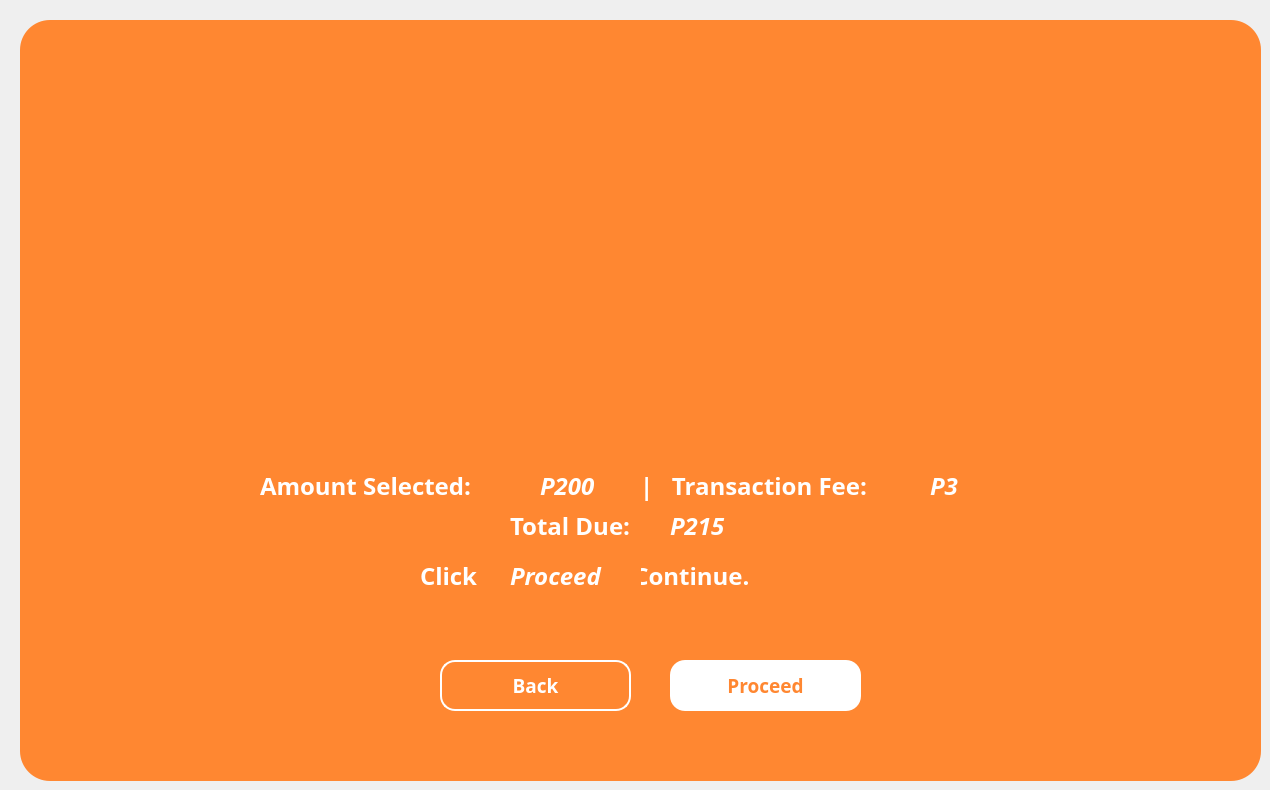
  <widget class="QWidget" name="confirmationFrame_01">
   <widget class="QFrame" name="confirmationFrame_3">
    <property name="enabled">
     <bool>true</bool>
    </property>
    <property name="geometry">
     <rect>
      <x>20</x>
      <y>20</y>
      <width>1241</width>
      <height>761</height>
     </rect>
    </property>
    <property name="font">
     <font>
      <pointsize>9</pointsize>
     </font>
    </property>
    <property name="styleSheet">
     <string notr="true">QFrame {
    background-color: #ff8731;
	border-radius: 30px;
}
</string>
    </property>
    <property name="frameShape">
     <enum>QFrame::NoFrame</enum>
    </property>
    <widget class="QLabel" name="main_logo_56">
     <property name="geometry">
      <rect>
       <x>470</x>
       <y>90</y>
       <width>300</width>
       <height>300</height>
      </rect>
     </property>
     <property name="text">
      <string/>
     </property>
     <property name="pixmap">
      <pixmap>images/question_white.png</pixmap>
     </property>
     <property name="scaledContents">
      <bool>true</bool>
     </property>
    </widget>
    <widget class="QLabel" name="label_145">
     <property name="geometry">
      <rect>
       <x>240</x>
       <y>450</y>
       <width>271</width>
       <height>31</height>
      </rect>
     </property>
     <property name="font">
      <font>
       <family>Montserrat</family>
       <pointsize>18</pointsize>
       <weight>75</weight>
       <bold>true</bold>
      </font>
     </property>
     <property name="styleSheet">
      <string notr="true">QLabel {
    color: white;
}
</string>
     </property>
     <property name="text">
      <string>Amount Selected: </string>
     </property>
    </widget>
    <widget class="QToolButton" name="cb_confirm_proceed">
     <property name="geometry">
      <rect>
       <x>650</x>
       <y>640</y>
       <width>191</width>
       <height>51</height>
      </rect>
     </property>
     <property name="font">
      <font>
       <family>Montserrat</family>
       <pointsize>14</pointsize>
       <weight>75</weight>
       <bold>true</bold>
      </font>
     </property>
     <property name="cursor">
      <cursorShape>PointingHandCursor</cursorShape>
     </property>
     <property name="styleSheet">
      <string notr="true">QToolButton {
    background-color: white;
    color: #ff8731;
    border: none;
    border-radius: 15px;
    text-align: center;
}

QToolButton:hover {
    background-color: #FFC499;  /* light gray */
	border: 2px solid #FFC499;
}

QToolButton:pressed {
    background-color: #F56600;
	color: white;
    padding-top: 10px;  /* simulate press-in */
    padding-bottom: 15px;
 
}

</string>
     </property>
     <property name="text">
      <string>Proceed</string>
     </property>
     <property name="iconSize">
      <size>
       <width>200</width>
       <height>200</height>
      </size>
     </property>
     <property name="checkable">
      <bool>false</bool>
     </property>
     <property name="popupMode">
      <enum>QToolButton::DelayedPopup</enum>
     </property>
     <property name="toolButtonStyle">
      <enum>Qt::ToolButtonIconOnly</enum>
     </property>
    </widget>
    <widget class="QLabel" name="cb_confirm_amount">
     <property name="geometry">
      <rect>
       <x>520</x>
       <y>450</y>
       <width>101</width>
       <height>31</height>
      </rect>
     </property>
     <property name="font">
      <font>
       <family>Montserrat</family>
       <pointsize>18</pointsize>
       <weight>75</weight>
       <italic>true</italic>
       <bold>true</bold>
      </font>
     </property>
     <property name="styleSheet">
      <string notr="true">QLabel {
    color: white;
}
</string>
     </property>
     <property name="text">
      <string>P200</string>
     </property>
    </widget>
    <widget class="QLabel" name="label_146">
     <property name="geometry">
      <rect>
       <x>620</x>
       <y>450</y>
       <width>281</width>
       <height>31</height>
      </rect>
     </property>
     <property name="font">
      <font>
       <family>Montserrat</family>
       <pointsize>18</pointsize>
       <weight>75</weight>
       <bold>true</bold>
      </font>
     </property>
     <property name="styleSheet">
      <string notr="true">QLabel {
    color: white;
}
</string>
     </property>
     <property name="text">
      <string>|   Transaction Fee:</string>
     </property>
    </widget>
    <widget class="QLabel" name="cb_confirm_trans">
     <property name="geometry">
      <rect>
       <x>910</x>
       <y>450</y>
       <width>101</width>
       <height>31</height>
      </rect>
     </property>
     <property name="font">
      <font>
       <family>Montserrat</family>
       <pointsize>18</pointsize>
       <weight>75</weight>
       <italic>true</italic>
       <bold>true</bold>
      </font>
     </property>
     <property name="styleSheet">
      <string notr="true">QLabel {
    color: white;
}
</string>
     </property>
     <property name="text">
      <string>P3</string>
     </property>
    </widget>
    <widget class="QLabel" name="label_147">
     <property name="geometry">
      <rect>
       <x>490</x>
       <y>490</y>
       <width>151</width>
       <height>31</height>
      </rect>
     </property>
     <property name="font">
      <font>
       <family>Montserrat</family>
       <pointsize>18</pointsize>
       <weight>75</weight>
       <bold>true</bold>
      </font>
     </property>
     <property name="styleSheet">
      <string notr="true">QLabel {
    color: white;
}
</string>
     </property>
     <property name="text">
      <string>Total Due:</string>
     </property>
    </widget>
    <widget class="QLabel" name="cb_confirm_due">
     <property name="geometry">
      <rect>
       <x>650</x>
       <y>490</y>
       <width>101</width>
       <height>31</height>
      </rect>
     </property>
     <property name="font">
      <font>
       <family>Montserrat</family>
       <pointsize>18</pointsize>
       <weight>75</weight>
       <italic>true</italic>
       <bold>true</bold>
      </font>
     </property>
     <property name="styleSheet">
      <string notr="true">QLabel {
    color: white;
}
</string>
     </property>
     <property name="text">
      <string>P215</string>
     </property>
    </widget>
    <widget class="QLabel" name="label_148">
     <property name="geometry">
      <rect>
       <x>400</x>
       <y>540</y>
       <width>411</width>
       <height>31</height>
      </rect>
     </property>
     <property name="font">
      <font>
       <family>Montserrat</family>
       <pointsize>18</pointsize>
       <weight>75</weight>
       <bold>true</bold>
      </font>
     </property>
     <property name="styleSheet">
      <string notr="true">QLabel {
    color: white;
}
</string>
     </property>
     <property name="text">
      <string>Click                    to Continue.</string>
     </property>
    </widget>
    <widget class="QLabel" name="label_149">
     <property name="geometry">
      <rect>
       <x>490</x>
       <y>540</y>
       <width>131</width>
       <height>31</height>
      </rect>
     </property>
     <property name="font">
      <font>
       <family>Montserrat</family>
       <pointsize>18</pointsize>
       <weight>75</weight>
       <italic>true</italic>
       <bold>true</bold>
      </font>
     </property>
     <property name="styleSheet">
      <string notr="true">QLabel {
    color: white;
}
</string>
     </property>
     <property name="text">
      <string>Proceed</string>
     </property>
    </widget>
    <widget class="QToolButton" name="cb_confirm_backBtn">
     <property name="geometry">
      <rect>
       <x>420</x>
       <y>640</y>
       <width>191</width>
       <height>51</height>
      </rect>
     </property>
     <property name="font">
      <font>
       <family>Montserrat</family>
       <pointsize>14</pointsize>
       <weight>75</weight>
       <bold>true</bold>
      </font>
     </property>
     <property name="cursor">
      <cursorShape>PointingHandCursor</cursorShape>
     </property>
     <property name="styleSheet">
      <string notr="true">QToolButton {
    background-color: transparent;
    color: white;
    border: 2px solid white;
    border-radius: 15px;

    text-align: center;
}


QToolButton:hover {
    background-color: #FFC499;  /* light gray */
	border: 2px solid #FFC499;
}

QToolButton:pressed {
    background-color: #F56600;
	color: white;
    padding-top: 10px;  /* simulate press-in */
    padding-bottom: 15px;
 
}</string>
     </property>
     <property name="text">
      <string>Back</string>
     </property>
     <property name="iconSize">
      <size>
       <width>200</width>
       <height>200</height>
      </size>
     </property>
     <property name="checkable">
      <bool>false</bool>
     </property>
     <property name="popupMode">
      <enum>QToolButton::DelayedPopup</enum>
     </property>
     <property name="toolButtonStyle">
      <enum>Qt::ToolButtonIconOnly</enum>
     </property>
    </widget>
   </widget>
  </widget>
